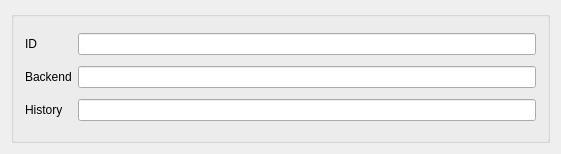
<?xml version="1.0" encoding="UTF-8"?>
<ui version="4.0">
 <class>WebAccountSettings</class>
 <widget class="QWidget" name="KBAccountSettings">
  <property name="geometry">
   <rect>
    <x>0</x>
    <y>0</y>
    <width>561</width>
    <height>154</height>
   </rect>
  </property>
  <layout class="QVBoxLayout" name="verticalLayout_3">
   <item>
    <widget class="QGroupBox" name="WeboobMain">
     <property name="flat">
      <bool>false</bool>
     </property>
     <layout class="QGridLayout" name="gridLayout">
      <item row="0" column="1">
       <widget class="QLineEdit" name="id"/>
      </item>
      <item row="0" column="0">
       <widget class="QLabel" name="label">
        <property name="text">
         <string>ID</string>
        </property>
       </widget>
      </item>
      <item row="1" column="1">
       <widget class="QLineEdit" name="backend"/>
      </item>
      <item row="2" column="1">
       <widget class="QLineEdit" name="max_history"/>
      </item>
      <item row="1" column="0">
       <widget class="QLabel" name="label_2">
        <property name="text">
         <string>Backend</string>
        </property>
       </widget>
      </item>
      <item row="2" column="0">
       <widget class="QLabel" name="label_3">
        <property name="text">
         <string>History</string>
        </property>
       </widget>
      </item>
     </layout>
    </widget>
   </item>
  </layout>
 </widget>
 <layoutdefault spacing="6" margin="11"/>
 <pixmapfunction>qPixmapFromMimeSource</pixmapfunction>
 <resources/>
 <connections/>
</ui>
